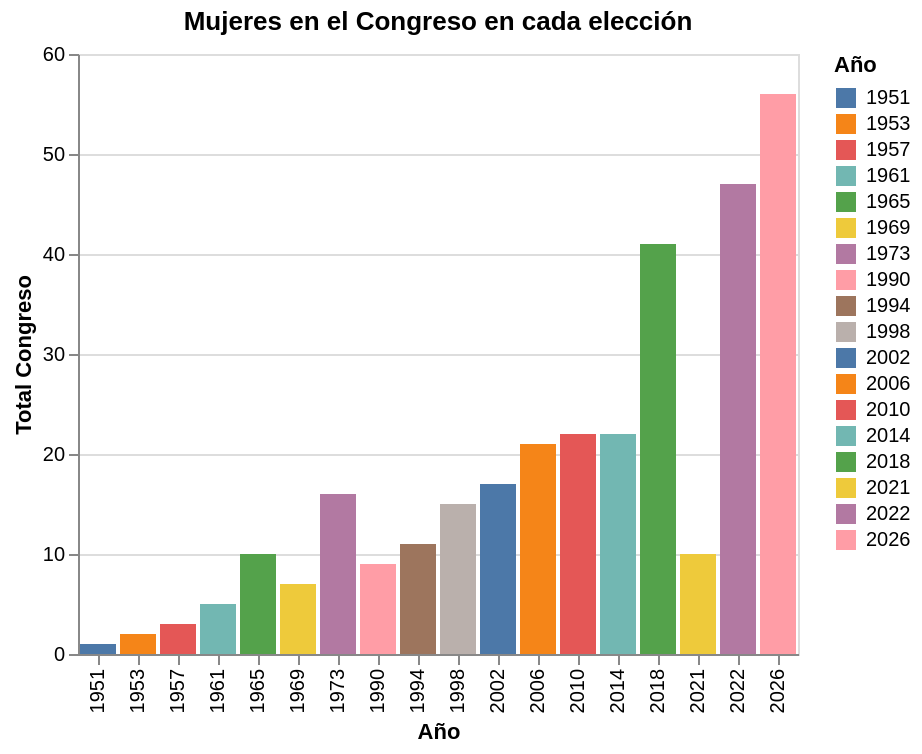

The notebook cell this image was saved under:
### Code cell
alt.Chart(df).mark_bar().encode(
    x="Año:N",
    y="Total Congreso:Q",
    color="Año:N"
).properties(
    title="Mujeres en el Congreso en cada elección"
)

### Figure 1 — Vega-Lite specification as saved in the notebook (floating-point values rounded to 4 significant figures)
{"config": {"view": {"continuousWidth": 300, "continuousHeight": 300}}, "data": {"name": "data-29d8a69b434acdfad5c1fd866ec790ce"}, "mark": {"type": "bar"}, "encoding": {"color": {"field": "Año", "type": "nominal"}, "x": {"field": "Año", "type": "nominal"}, "y": {"field": "Total Congreso", "type": "quantitative"}}, "title": "Mujeres en el Congreso en cada elección", "$schema": "https://vega.github.io/schema/vega-lite/v5.20.1.json", "datasets": {"data-29d8a69b434acdfad5c1fd866ec790ce": [{"Año": 1951, "Total Congreso": 1, "Cámara": 1, "Senado": 0}, {"Año": 1953, "Total Congreso": 2, "Cámara": 1, "Senado": 1}, {"Año": 1957, "Total Congreso": 3, "Cámara": 3, "Senado": 0}, {"Año": 1961, "Total Congreso": 5, "Cámara": 5, "Senado": 0}, {"Año": 1965, "Total Congreso": 10, "Cámara": 10, "Senado": 0}, {"Año": 1969, "Total Congreso": 7, "Cámara": 7, "Senado": 0}, {"Año": 1973, "Total Congreso": 16, "Cámara": 14, "Senado": 2}, {"Año": 1990, "Total Congreso": 9, "Cámara": 7, "Senado": 2}, {"Año": 1994, "Total Congreso": 11, "Cámara": 9, "Senado": 2}, {"Año": 1998, "Total Congreso": 15, "Cámara": 13, "Senado": 2}, {"Año": 2002, "Total Congreso": 17, "Cámara": 15, "Senado": 2}, {"Año": 2006, "Total Congreso": 21, "Cámara": 19, "Senado": 2}, {"Año": 2010, "Total Congreso": 22, "Cámara": 17, "Senado": 5}, {"Año": 2014, "Total Congreso": 22, "Cámara": 15, "Senado": 7}, {"Año": 2018, "Total Congreso": 41, "Cámara": 31, "Senado": 10}, {"Año": 2021, "Total Congreso": 10, "Cámara": 0, "Senado": 10}, {"Año": 2022, "Total Congreso": 47, "Cámara": 46, "Senado": 1}, {"Año": 2026, "Total Congreso": 56, "Cámara": 41, "Senado": 15}]}}
